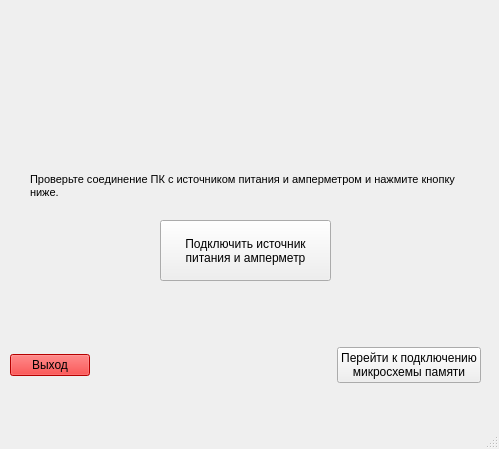
<?xml version="1.0" encoding="UTF-8"?>
<ui version="4.0">
 <class>MainWindow</class>
 <widget class="QMainWindow" name="MainWindow">
  <property name="geometry">
   <rect>
    <x>0</x>
    <y>0</y>
    <width>499</width>
    <height>449</height>
   </rect>
  </property>
  <property name="windowTitle">
   <string>MainWindow</string>
  </property>
  <property name="windowIcon">
   <iconset>
    <normaloff>:/new/prefix1/DOC012171319.jpg</normaloff>:/new/prefix1/DOC012171319.jpg</iconset>
  </property>
  <widget class="QWidget" name="centralwidget">
   <widget class="QLabel" name="label">
    <property name="geometry">
     <rect>
      <x>30</x>
      <y>150</y>
      <width>431</width>
      <height>71</height>
     </rect>
    </property>
    <property name="font">
     <font>
      <pointsize>8</pointsize>
     </font>
    </property>
    <property name="text">
     <string>Проверьте соединение ПК с источником питания и амперметром и нажмите кнопку ниже.</string>
    </property>
    <property name="wordWrap">
     <bool>true</bool>
    </property>
   </widget>
   <widget class="QLabel" name="label_2">
    <property name="geometry">
     <rect>
      <x>10</x>
      <y>10</y>
      <width>201</width>
      <height>121</height>
     </rect>
    </property>
    <property name="text">
     <string/>
    </property>
    <property name="pixmap">
     <pixmap resource="Res.qrc">:/new/prefix1/Pict/Vsour.jpg</pixmap>
    </property>
    <property name="scaledContents">
     <bool>true</bool>
    </property>
   </widget>
   <widget class="QLabel" name="label_3">
    <property name="geometry">
     <rect>
      <x>240</x>
      <y>0</y>
      <width>231</width>
      <height>141</height>
     </rect>
    </property>
    <property name="text">
     <string/>
    </property>
    <property name="pixmap">
     <pixmap resource="Res.qrc">:/new/prefix1/Pict/amp.png</pixmap>
    </property>
    <property name="scaledContents">
     <bool>true</bool>
    </property>
   </widget>
   <widget class="QPushButton" name="pushButton">
    <property name="geometry">
     <rect>
      <x>160</x>
      <y>220</y>
      <width>171</width>
      <height>61</height>
     </rect>
    </property>
    <property name="styleSheet">
     <string notr="true"/>
    </property>
    <property name="text">
     <string>Подключить источник 
питания и амперметр</string>
    </property>
   </widget>
   <widget class="QWidget" name="layoutWidget">
    <property name="geometry">
     <rect>
      <x>10</x>
      <y>340</y>
      <width>471</width>
      <height>51</height>
     </rect>
    </property>
    <layout class="QHBoxLayout" name="horizontalLayout">
     <item>
      <widget class="QPushButton" name="pushButton_4">
       <property name="palette">
        <palette>
         <active>
          <colorrole role="WindowText">
           <brush brushstyle="SolidPattern">
            <color alpha="255">
             <red>0</red>
             <green>0</green>
             <blue>0</blue>
            </color>
           </brush>
          </colorrole>
          <colorrole role="Button">
           <brush brushstyle="SolidPattern">
            <color alpha="255">
             <red>255</red>
             <green>0</green>
             <blue>0</blue>
            </color>
           </brush>
          </colorrole>
          <colorrole role="Light">
           <brush brushstyle="SolidPattern">
            <color alpha="255">
             <red>255</red>
             <green>127</green>
             <blue>127</blue>
            </color>
           </brush>
          </colorrole>
          <colorrole role="Midlight">
           <brush brushstyle="SolidPattern">
            <color alpha="255">
             <red>255</red>
             <green>63</green>
             <blue>63</blue>
            </color>
           </brush>
          </colorrole>
          <colorrole role="Dark">
           <brush brushstyle="SolidPattern">
            <color alpha="255">
             <red>127</red>
             <green>0</green>
             <blue>0</blue>
            </color>
           </brush>
          </colorrole>
          <colorrole role="Mid">
           <brush brushstyle="SolidPattern">
            <color alpha="255">
             <red>170</red>
             <green>0</green>
             <blue>0</blue>
            </color>
           </brush>
          </colorrole>
          <colorrole role="Text">
           <brush brushstyle="SolidPattern">
            <color alpha="255">
             <red>0</red>
             <green>0</green>
             <blue>0</blue>
            </color>
           </brush>
          </colorrole>
          <colorrole role="BrightText">
           <brush brushstyle="SolidPattern">
            <color alpha="255">
             <red>255</red>
             <green>255</green>
             <blue>255</blue>
            </color>
           </brush>
          </colorrole>
          <colorrole role="ButtonText">
           <brush brushstyle="SolidPattern">
            <color alpha="255">
             <red>0</red>
             <green>0</green>
             <blue>0</blue>
            </color>
           </brush>
          </colorrole>
          <colorrole role="Base">
           <brush brushstyle="SolidPattern">
            <color alpha="255">
             <red>255</red>
             <green>255</green>
             <blue>255</blue>
            </color>
           </brush>
          </colorrole>
          <colorrole role="Window">
           <brush brushstyle="SolidPattern">
            <color alpha="255">
             <red>255</red>
             <green>0</green>
             <blue>0</blue>
            </color>
           </brush>
          </colorrole>
          <colorrole role="Shadow">
           <brush brushstyle="SolidPattern">
            <color alpha="255">
             <red>0</red>
             <green>0</green>
             <blue>0</blue>
            </color>
           </brush>
          </colorrole>
          <colorrole role="AlternateBase">
           <brush brushstyle="SolidPattern">
            <color alpha="255">
             <red>255</red>
             <green>127</green>
             <blue>127</blue>
            </color>
           </brush>
          </colorrole>
          <colorrole role="ToolTipBase">
           <brush brushstyle="SolidPattern">
            <color alpha="255">
             <red>255</red>
             <green>255</green>
             <blue>220</blue>
            </color>
           </brush>
          </colorrole>
          <colorrole role="ToolTipText">
           <brush brushstyle="SolidPattern">
            <color alpha="255">
             <red>0</red>
             <green>0</green>
             <blue>0</blue>
            </color>
           </brush>
          </colorrole>
          <colorrole role="PlaceholderText">
           <brush brushstyle="SolidPattern">
            <color alpha="128">
             <red>0</red>
             <green>0</green>
             <blue>0</blue>
            </color>
           </brush>
          </colorrole>
         </active>
         <inactive>
          <colorrole role="WindowText">
           <brush brushstyle="SolidPattern">
            <color alpha="255">
             <red>0</red>
             <green>0</green>
             <blue>0</blue>
            </color>
           </brush>
          </colorrole>
          <colorrole role="Button">
           <brush brushstyle="SolidPattern">
            <color alpha="255">
             <red>255</red>
             <green>0</green>
             <blue>0</blue>
            </color>
           </brush>
          </colorrole>
          <colorrole role="Light">
           <brush brushstyle="SolidPattern">
            <color alpha="255">
             <red>255</red>
             <green>127</green>
             <blue>127</blue>
            </color>
           </brush>
          </colorrole>
          <colorrole role="Midlight">
           <brush brushstyle="SolidPattern">
            <color alpha="255">
             <red>255</red>
             <green>63</green>
             <blue>63</blue>
            </color>
           </brush>
          </colorrole>
          <colorrole role="Dark">
           <brush brushstyle="SolidPattern">
            <color alpha="255">
             <red>127</red>
             <green>0</green>
             <blue>0</blue>
            </color>
           </brush>
          </colorrole>
          <colorrole role="Mid">
           <brush brushstyle="SolidPattern">
            <color alpha="255">
             <red>170</red>
             <green>0</green>
             <blue>0</blue>
            </color>
           </brush>
          </colorrole>
          <colorrole role="Text">
           <brush brushstyle="SolidPattern">
            <color alpha="255">
             <red>0</red>
             <green>0</green>
             <blue>0</blue>
            </color>
           </brush>
          </colorrole>
          <colorrole role="BrightText">
           <brush brushstyle="SolidPattern">
            <color alpha="255">
             <red>255</red>
             <green>255</green>
             <blue>255</blue>
            </color>
           </brush>
          </colorrole>
          <colorrole role="ButtonText">
           <brush brushstyle="SolidPattern">
            <color alpha="255">
             <red>0</red>
             <green>0</green>
             <blue>0</blue>
            </color>
           </brush>
          </colorrole>
          <colorrole role="Base">
           <brush brushstyle="SolidPattern">
            <color alpha="255">
             <red>255</red>
             <green>255</green>
             <blue>255</blue>
            </color>
           </brush>
          </colorrole>
          <colorrole role="Window">
           <brush brushstyle="SolidPattern">
            <color alpha="255">
             <red>255</red>
             <green>0</green>
             <blue>0</blue>
            </color>
           </brush>
          </colorrole>
          <colorrole role="Shadow">
           <brush brushstyle="SolidPattern">
            <color alpha="255">
             <red>0</red>
             <green>0</green>
             <blue>0</blue>
            </color>
           </brush>
          </colorrole>
          <colorrole role="AlternateBase">
           <brush brushstyle="SolidPattern">
            <color alpha="255">
             <red>255</red>
             <green>127</green>
             <blue>127</blue>
            </color>
           </brush>
          </colorrole>
          <colorrole role="ToolTipBase">
           <brush brushstyle="SolidPattern">
            <color alpha="255">
             <red>255</red>
             <green>255</green>
             <blue>220</blue>
            </color>
           </brush>
          </colorrole>
          <colorrole role="ToolTipText">
           <brush brushstyle="SolidPattern">
            <color alpha="255">
             <red>0</red>
             <green>0</green>
             <blue>0</blue>
            </color>
           </brush>
          </colorrole>
          <colorrole role="PlaceholderText">
           <brush brushstyle="SolidPattern">
            <color alpha="128">
             <red>0</red>
             <green>0</green>
             <blue>0</blue>
            </color>
           </brush>
          </colorrole>
         </inactive>
         <disabled>
          <colorrole role="WindowText">
           <brush brushstyle="SolidPattern">
            <color alpha="255">
             <red>127</red>
             <green>0</green>
             <blue>0</blue>
            </color>
           </brush>
          </colorrole>
          <colorrole role="Button">
           <brush brushstyle="SolidPattern">
            <color alpha="255">
             <red>255</red>
             <green>0</green>
             <blue>0</blue>
            </color>
           </brush>
          </colorrole>
          <colorrole role="Light">
           <brush brushstyle="SolidPattern">
            <color alpha="255">
             <red>255</red>
             <green>127</green>
             <blue>127</blue>
            </color>
           </brush>
          </colorrole>
          <colorrole role="Midlight">
           <brush brushstyle="SolidPattern">
            <color alpha="255">
             <red>255</red>
             <green>63</green>
             <blue>63</blue>
            </color>
           </brush>
          </colorrole>
          <colorrole role="Dark">
           <brush brushstyle="SolidPattern">
            <color alpha="255">
             <red>127</red>
             <green>0</green>
             <blue>0</blue>
            </color>
           </brush>
          </colorrole>
          <colorrole role="Mid">
           <brush brushstyle="SolidPattern">
            <color alpha="255">
             <red>170</red>
             <green>0</green>
             <blue>0</blue>
            </color>
           </brush>
          </colorrole>
          <colorrole role="Text">
           <brush brushstyle="SolidPattern">
            <color alpha="255">
             <red>127</red>
             <green>0</green>
             <blue>0</blue>
            </color>
           </brush>
          </colorrole>
          <colorrole role="BrightText">
           <brush brushstyle="SolidPattern">
            <color alpha="255">
             <red>255</red>
             <green>255</green>
             <blue>255</blue>
            </color>
           </brush>
          </colorrole>
          <colorrole role="ButtonText">
           <brush brushstyle="SolidPattern">
            <color alpha="255">
             <red>127</red>
             <green>0</green>
             <blue>0</blue>
            </color>
           </brush>
          </colorrole>
          <colorrole role="Base">
           <brush brushstyle="SolidPattern">
            <color alpha="255">
             <red>255</red>
             <green>0</green>
             <blue>0</blue>
            </color>
           </brush>
          </colorrole>
          <colorrole role="Window">
           <brush brushstyle="SolidPattern">
            <color alpha="255">
             <red>255</red>
             <green>0</green>
             <blue>0</blue>
            </color>
           </brush>
          </colorrole>
          <colorrole role="Shadow">
           <brush brushstyle="SolidPattern">
            <color alpha="255">
             <red>0</red>
             <green>0</green>
             <blue>0</blue>
            </color>
           </brush>
          </colorrole>
          <colorrole role="AlternateBase">
           <brush brushstyle="SolidPattern">
            <color alpha="255">
             <red>255</red>
             <green>0</green>
             <blue>0</blue>
            </color>
           </brush>
          </colorrole>
          <colorrole role="ToolTipBase">
           <brush brushstyle="SolidPattern">
            <color alpha="255">
             <red>255</red>
             <green>255</green>
             <blue>220</blue>
            </color>
           </brush>
          </colorrole>
          <colorrole role="ToolTipText">
           <brush brushstyle="SolidPattern">
            <color alpha="255">
             <red>0</red>
             <green>0</green>
             <blue>0</blue>
            </color>
           </brush>
          </colorrole>
          <colorrole role="PlaceholderText">
           <brush brushstyle="SolidPattern">
            <color alpha="128">
             <red>0</red>
             <green>0</green>
             <blue>0</blue>
            </color>
           </brush>
          </colorrole>
         </disabled>
        </palette>
       </property>
       <property name="text">
        <string>Выход</string>
       </property>
      </widget>
     </item>
     <item>
      <spacer name="horizontalSpacer">
       <property name="orientation">
        <enum>Qt::Horizontal</enum>
       </property>
       <property name="sizeHint" stdset="0">
        <size>
         <width>198</width>
         <height>20</height>
        </size>
       </property>
      </spacer>
     </item>
     <item>
      <widget class="QPushButton" name="pushButton_3">
       <property name="acceptDrops">
        <bool>false</bool>
       </property>
       <property name="autoFillBackground">
        <bool>false</bool>
       </property>
       <property name="text">
        <string>Перейти к подключению
микросхемы памяти</string>
       </property>
      </widget>
     </item>
    </layout>
   </widget>
   <widget class="QLabel" name="label_4">
    <property name="geometry">
     <rect>
      <x>30</x>
      <y>30</y>
      <width>55</width>
      <height>16</height>
     </rect>
    </property>
    <property name="text">
     <string/>
    </property>
   </widget>
  </widget>
  <widget class="QMenuBar" name="menubar">
   <property name="geometry">
    <rect>
     <x>0</x>
     <y>0</y>
     <width>499</width>
     <height>26</height>
    </rect>
   </property>
  </widget>
  <widget class="QStatusBar" name="statusbar"/>
 </widget>
 <resources>
  <include location="Res.qrc"/>
 </resources>
 <connections/>
</ui>
